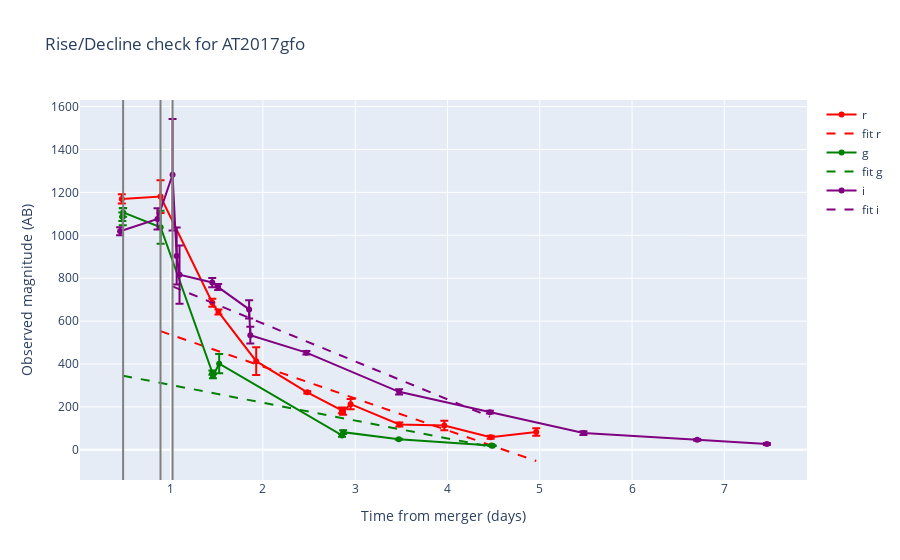
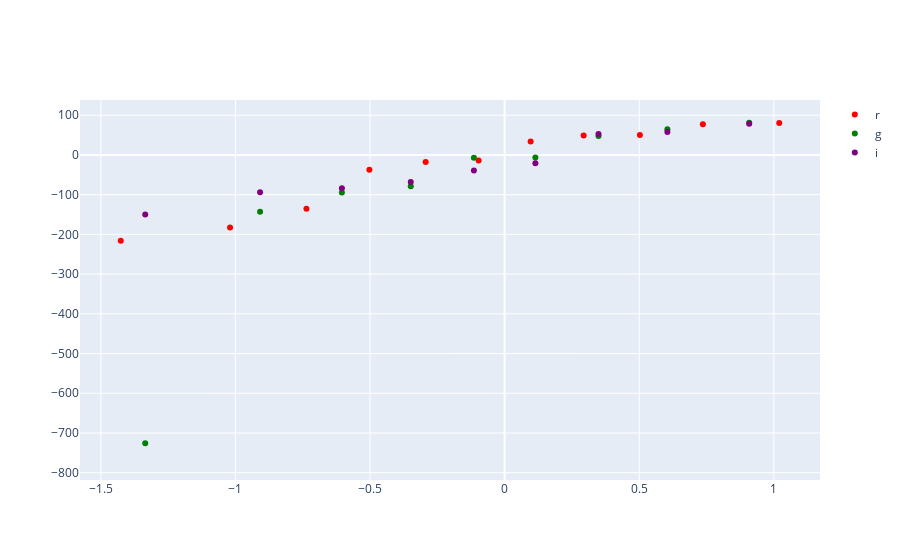

Notebook code for these charts, in order:
### Code cell
filter = filter_bands[0]
colors = {"r": "red", "g": "green", "i": "purple"}
fig = go.Figure()
fig2 = go.Figure()
slopes_sigs = []
for k, filter in enumerate(filter_bands[:]):
    print(filter)
    tmp_df = (
        lightcurve_df[lightcurve_df["Filter"] == filter].copy().dropna(subset="mobs")
    )
    datapoints = flux(tmp_df["mobs"].values)

    errors = fluxerr(tmp_df["mobs_sigma"].values, datapoints)
    times = tmp_df["JD"].values - trigger_time

    max_time_ind = sum(times <= 5)
    # print(max_ind, max_time_ind)
    # print(datapoints, errors)

    max_ind = np.argmax(datapoints)

    result = curve_fit(
        f=f,
        xdata=times[max_ind:max_time_ind],
        ydata=datapoints[max_ind:max_time_ind],
        sigma=errors[max_ind:max_time_ind],
    )
    fitted = f(times[max_ind:max_time_ind], *result[0])

    residuals = np.sort(fitted - datapoints[max_ind:max_time_ind])
    N = len(residuals)
    print(residuals)
    cum_prob = np.array([i / (N + 1) for i in range(N)])
    quantiles = np.sqrt(2) * erfinv(2 * cum_prob - 1)
    fig2.add_trace(
        go.Scatter(
            x=quantiles,
            y=residuals,
            mode="markers",
            name=filter,
            line_color=colors[filter],
        )
    )

    slopes_sigs.append(result[0][0] / np.sqrt(result[1][0][0]))

    fig.add_trace(
        go.Scatter(
            x=times,
            y=datapoints,
            name=filter,
            error_y_array=errors,
            line_color=colors[filter],
        )
    )
    fig.add_trace(
        go.Scatter(
            x=times[max_ind:max_time_ind],
            y=fitted,
            mode="lines",
            line={"dash": "dash"},
            name=f"fit {filter}",
            line_color=colors[filter],
        )
    )
    fig.add_vline(
        x=times[max_ind], line_color="grey"
    )  # , annotation={"text": "Maximum"}, annotation_position= "left")
fig.update_layout(
    {  # "yaxis_autorange": "reversed",
        "width": 900,
        "xaxis_title": "Time from merger (days)",
        "yaxis_title": "Observed magnitude (AB)",
        "title": "Rise/Decline check for AT2017gfo",
    }
)
fig2.update_layout({"width": 900})
fig.show()
fig2.show()
print(slopes_sigs, sum(slopes_sigs))
# fig.write_image("./pics/random/lightcurve.pdf")

### Figure 1 — Plotly figure (JSON) as saved in the notebook; plotly's stock layout.template omitted (floating-point values rounded to 4 significant figures)
{"data": [{"error_y": {"array": [-21.54, 76.1, -18.94, -11.84, 64.67, -4.935, 13.53, 14.81, 23.52, -9.784, 22.0, -6.478, 17.62]}, "line": {"color": "red"}, "name": "r", "type": "scatter", "x": [0.4715, 0.8907, 1.452, 1.519, 1.928, 2.481, 2.855, 2.869, 2.951, 3.479, 3.966, 4.468, 4.962], "y": [1169.0, 1180.0, 685.5, 642.7, 413.0, 267.9, 183.7, 178.6, 212.8, 118.0, 113.8, 58.61, 83.18]}, {"line": {"color": "red", "dash": "dash"}, "mode": "lines", "name": "fit r", "type": "scatter", "x": [0.8907, 1.452, 1.519, 1.928, 2.481, 2.855, 2.869, 2.951, 3.479, 3.966, 4.468, 4.962], "y": [553.1, 469.7, 459.8, 399.0, 316.7, 261.0, 259.1, 246.9, 168.3, 95.94, 21.3, -52.11]}, {"error_y": {"array": [-20.01, -40.03, -20.38, 76.45, -9.94, -9.493, -44.41, 6.818, 9.109, -2.266, -1.838, -1.073]}, "line": {"color": "green"}, "name": "g", "type": "scatter", "x": [0.4772, 0.4821, 0.4856, 0.8921, 1.453, 1.459, 1.526, 2.857, 2.87, 3.473, 4.476, 4.491], "y": [1086.0, 1086.0, 1107.0, 1038.0, 359.7, 343.6, 401.8, 67.3, 82.41, 49.2, 19.95, 19.41]}, {"line": {"color": "green", "dash": "dash"}, "mode": "lines", "name": "fit g", "type": "scatter", "x": [0.4856, 0.8921, 1.453, 1.459, 1.526, 2.857, 2.87, 3.473, 4.476, 4.491], "y": [345.5, 311.7, 265.0, 264.5, 258.9, 148.3, 147.2, 97.05, 13.62, 12.39]}, {"error_y": {"array": [-18.76, 49.57, 259.8, 133.2, 135.4, -21.55, -13.97, 42.21, 39.39, -8.343, -12.45, -6.462, -8.619, -3.859, -4.483]}, "line": {"color": "purple"}, "name": "i", "type": "scatter", "x": [0.4529, 0.8583, 1.021, 1.066, 1.097, 1.451, 1.515, 1.851, 1.864, 2.471, 3.476, 4.46, 5.473, 6.706, 7.461], "y": [1019.0, 1076.0, 1282.0, 903.6, 816.6, 779.8, 758.6, 654.6, 534.6, 452.9, 270.4, 175.4, 77.98, 46.56, 27.04]}, {"line": {"color": "purple", "dash": "dash"}, "mode": "lines", "name": "fit i", "type": "scatter", "x": [1.021, 1.066, 1.097, 1.451, 1.515, 1.851, 1.864, 2.471, 3.476, 4.46], "y": [761.8, 753.9, 748.4, 685.8, 674.5, 615.2, 612.9, 505.6, 328.1, 154.3]}], "layout": {"shapes": [{"line": {"color": "grey"}, "type": "line", "x0": 0.8907, "x1": 0.8907, "xref": "x", "y0": 0, "y1": 1, "yref": "y domain"}, {"line": {"color": "grey"}, "type": "line", "x0": 0.4856, "x1": 0.4856, "xref": "x", "y0": 0, "y1": 1, "yref": "y domain"}, {"line": {"color": "grey"}, "type": "line", "x0": 1.021, "x1": 1.021, "xref": "x", "y0": 0, "y1": 1, "yref": "y domain"}], "title": {"text": "Rise/Decline check for AT2017gfo"}, "width": 900, "xaxis": {"title": {"text": "Time from merger (days)"}}, "yaxis": {"title": {"text": "Observed magnitude (AB)"}}}}

### Figure 2 — Plotly figure (JSON) as saved in the notebook; plotly's stock layout.template omitted (floating-point values rounded to 4 significant figures)
{"data": [{"line": {"color": "red"}, "mode": "markers", "name": "r", "type": "scatter", "x": [null, -1.426, -1.02, -0.7363, -0.5024, -0.2934, -0.09656, 0.09656, 0.2934, 0.5024, 0.7363, 1.02], "y": [-627.2, -215.8, -182.9, -135.3, -37.31, -17.82, -14.09, 34.07, 48.8, 50.29, 77.38, 80.44]}, {"line": {"color": "green"}, "mode": "markers", "name": "g", "type": "scatter", "x": [null, -1.335, -0.9085, -0.6046, -0.3488, -0.1142, 0.1142, 0.3488, 0.6046, 0.9085], "y": [-761.1, -725.9, -142.9, -94.71, -79.03, -7.019, -6.332, 47.84, 64.77, 80.97]}, {"line": {"color": "purple"}, "mode": "markers", "name": "i", "type": "scatter", "x": [null, -1.335, -0.9085, -0.6046, -0.3488, -0.1142, 0.1142, 0.3488, 0.6046, 0.9085], "y": [-520.6, -149.8, -94.03, -84.08, -68.14, -39.42, -21.07, 52.69, 57.73, 78.37]}], "layout": {"width": 900}}
